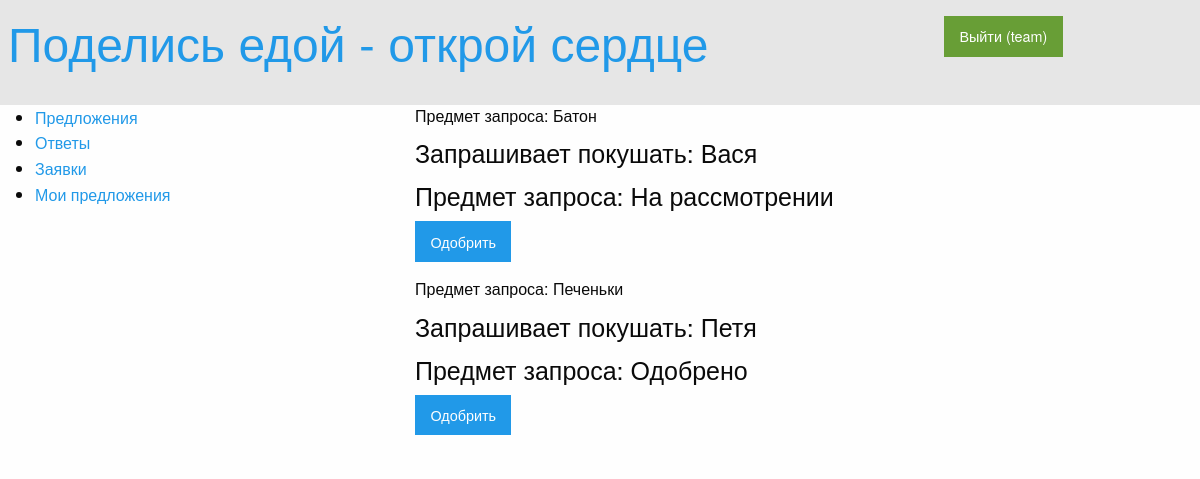
Page /basicview/requests/ (signed in) on the committed database.
### offers/models.py (models this page shows)
class Request(models.Model):
    class Meta:
        db_table = "request"
    request_title = models.CharField(max_length=200)
    request_requester = models.CharField(max_length=20)
    request_status = models.CharField(max_length=20)

### offers/views.py (the view)
def requests(request):
    all_requests = Request.objects.all()
    return render_to_response('requests.html', {
        'requests': all_requests,
        'username': auth.get_user(request).username
    })

### offers/templates/requests.html (shortened to what this page needs)
{% extends 'main.html' %}
{% load staticfiles %}
{% block requests %}
<!DOCTYPE html>
<html lang="ru">
<head>
</head>
<body>
    <div class="large-8 columns">
        {% for request in requests %}
            <h6>Предмет запроса: {{ request.request_title }}</h6>
            <h4>Запрашивает покушать: {{ request.request_requester }}</h4>
            <h4>Предмет запроса: {{ request.request_status }}</h4>
            <button class="button">Одобрить</button>
        {% endfor %}
    </div>
</body>
</html>
{% endblock %}

### templates/main.html (shortened to what this page needs)
{% load staticfiles %}
<!DOCTYPE html>
<html lang="ru">
    <head>
        <link rel="stylesheet" type="text/css" href="{% static 'css/foundation.css' %}">
    </head>
    <body>
        <div class="top-bar">
            <section class="top-bar-title">
                <h1><a href="/">Поделись едой - открой сердце</a></h1>
            </section>
            <section class="top-bar medium-3 columns">
                <ul class="right">
                    <form>
                        <ul class="right vertical">
                            {% if username %}
                                <a href="/auth/logout/" class="button"
                                   onMouseOver="this.style.background='#80C242'"
                                   onMouseOut="this.style.background='#689E36'" style="background-color: #689E36;"> Выйти ({{ username }})</a>
                            {% else %}
                                <a href="/auth/login/">Войти</a>
                            {% endif %}
                        </ul>
                    </form>
                </ul>
            </section>
        </div>
        <div class="sidebar medium-3 large-3 columns">
            <ul class="inline-list right">
                <li><a href="/offers/">Предложения</a></li>
                <li><a href="/answers/">Ответы</a></li>
                <li><a href="/requests/">Заявки</a></li>
                <li><a href="/my_offers/">Мои предложения</a></li>
            </ul>
        </div>
        <div class="row">
            {% block requests %}{% endblock %}
        </div>
    </body>
</html>

### rows in the picture
Request: request_title "Батон", request_requester "Вася", request_status "На рассмотрении"
Request: request_title "Печеньки", request_requester "Петя", request_status "Одобрено"

### other values in the picture
{{ username }} "team"
